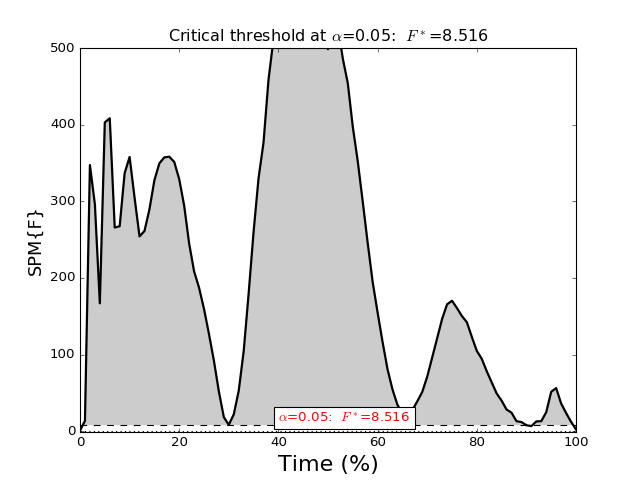

The script that drew this image:

import numpy as np
from matplotlib import pyplot
import spm1d






#(0) Load data:
dataset      = spm1d.data.uv1d.anova1.SpeedGRFcategorical()
Y,A          = dataset.get_data()



#(1) Conduct ANOVA:
alpha        = 0.05
F            = spm1d.stats.anova1(Y, A, equal_var=False)
Fi           = F.inference(alpha, interp=False)
print Fi



#(2) Plot results:
pyplot.close('all')
Fi.plot()
Fi.plot_threshold_label(bbox=dict(facecolor='w'))
pyplot.ylim(-1, 500)
pyplot.xlabel('Time (%)', size=20)
pyplot.title(r'Critical threshold at $\alpha$=%.2f:  $F^*$=%.3f' %(alpha, Fi.zstar))
# pyplot.show()
